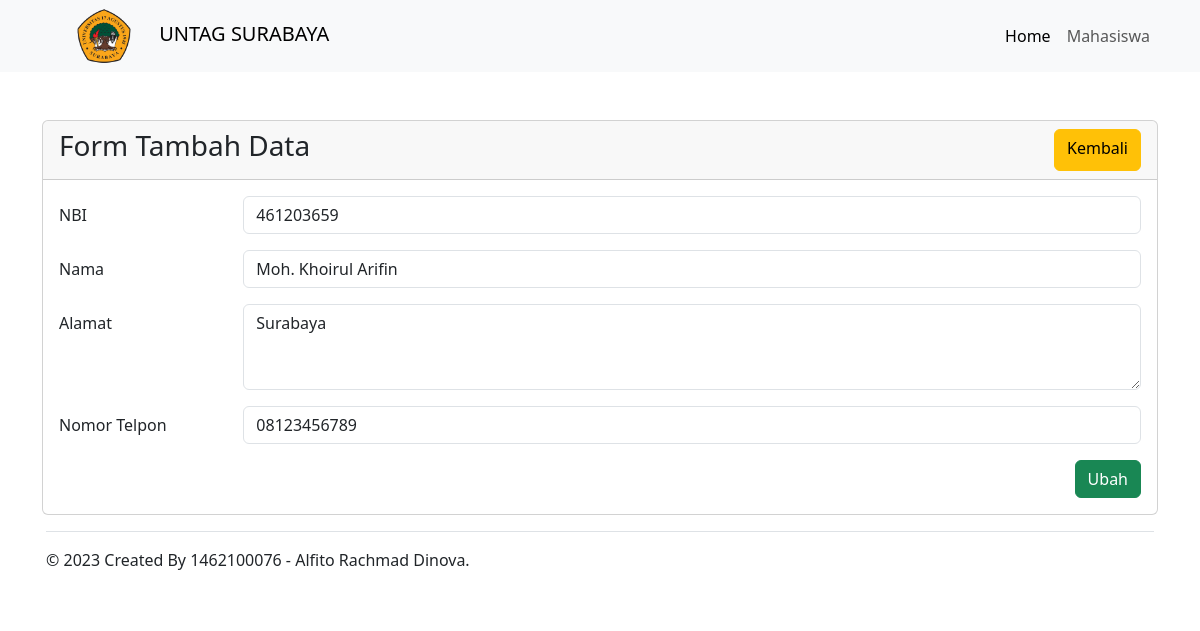
Screenshot of /mahasiswa/ubah.php?id=461203659 with the database file from the repository.
### tables this page shows
CREATE TABLE `mhspaw2` (
  `nbi` char(10) NOT NULL,
  `nama` varchar(20) NOT NULL,
  `alamat` varchar(10) NOT NULL,
  `no` char(15) NOT NULL
);

### config/koneksi.php (called while the page is built, shortened)
<?php
$base_url = 'http://localhost/uts-update/';

### mahasiswa/ubah.php (the view, shortened to what this page needs)
<?php
require_once '../config/koneksi.php';
$id = $_GET['id'];
$show = mysqli_fetch_assoc(mysqli_query($koneksi, "SELECT * FROM `mhspaw2` WHERE `nbi` = '$id'"));
?>
<!doctype html>
<html lang="en">
<head>
    <?php require_once '../partikel/head.php' ?>
</head>
<body>
    <?php require_once '../partikel/navbar.php' ?>
    <main>
        <section class="container pt-5">
            <div class="card">
                <div class="card-header d-flex align-middle justify-content-between">
                    <div class="card-title h3">Form Tambah Data</div>
                    <a href="<?= $base_url ?>mahasiswa" class="btn btn-warning">Kembali</a>
                </div>
                <div class="card-body">
                    <form action="" method="post">
                        <div class="row mb-3">
                            <label for="nbi" class="col-sm-2 col-form-label">NBI</label>
                            <div class="col-sm-10">
                                <input type="text" class="form-control" name="nbi" id="nbi" value="<?= $show['nbi'] ?>" autocomplete="off" required readonly>
                            </div>
                        </div>
                        <div class="row mb-3">
                            <label for="nama" class="col-sm-2 col-form-label">Nama</label>
                            <div class="col-sm-10">
                                <input type="text" class="form-control" name="nama" id="nama" value="<?= $show['nama'] ?>" autocomplete="off" required>
                            </div>
                        </div>
                        <div class="row mb-3">
                            <label for="alamat" class="col-sm-2 col-form-label">Alamat</label>
                            <div class="col-sm-10">
                                <textarea name="alamat" id="alamat" class="form-control" rows="3" autocomplete="off" required><?= $show['alamat'] ?></textarea>
                            </div>
                        </div>
                        <div class="row mb-3">
                            <label for="no_telpon" class="col-sm-2 col-form-label">Nomor Telpon</label>
                            <div class="col-sm-10">
                                <input type="text" class="form-control" name="no_telpon" id="no_telpon" value="<?= $show['no'] ?>" autocomplete="off" maxlength="20" required>
                            </div>
                        </div>
                        <div class="text-end">
                            <button type="submit" name="submit" class="btn btn-success">Ubah</button>
                        </div>
                    </form>
                </div>
            </div>
        </section>
    </main>
    <?php require_once '../partikel/footer.php' ?>
</body>
</html>

### rows the page displays
mhspaw2: nbi "461203659", nama "Moh. Khoirul Arifin", alamat "Surabaya", no_telpon "08123456789"
